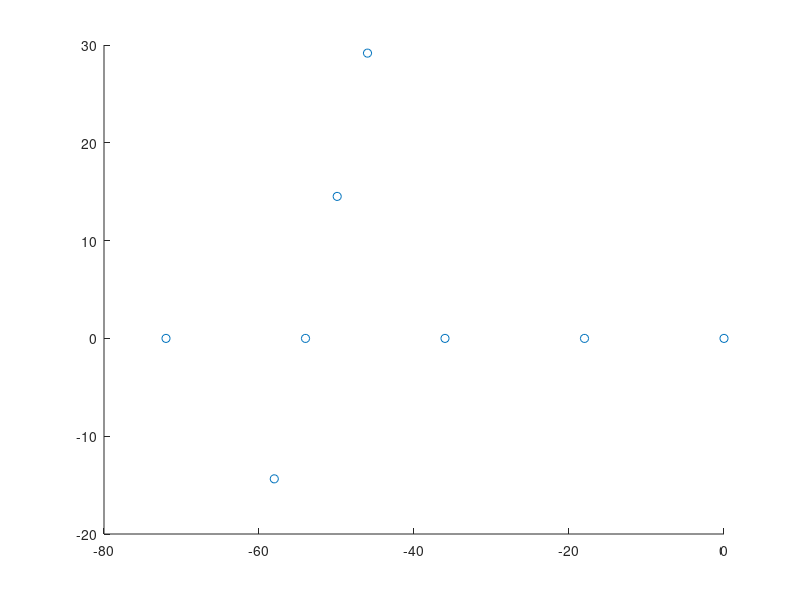

Write the MATLAB code that produced this figure. (Note: this script raises an error after producing the figure.)
% ====== 一维超分辨传统MUSIC算法 ====== %
% =======......2021.06.10......====== %  
clear all;clc;close all;

%%%%%%% ==== ..........参数初始化
f0 = 7.65e6;           %载波频率
w0 = 2*pi*f0;          %载波角频率
c = 3e8;               %光速
Lambda = c/f0;         %载频波长
Snap = 1000;            %快拍数
Snr = 1000;               %信噪比
% ==== 天线阵列位置
AtnX = [-46,0,-18,-36,-54,-72,-49.9099998474121,-58.0299987792969];
AtnY = [29.1700000762939,0,0,0,0,0,14.5200004577637,-14.3599996566772];
scatter(AtnX,AtnY);
[~,NumAtn] = size(AtnX);%阵列数

% ==== 数学模型构建:非相干信号源
Doa  = [30 50 70];     %要估计的角度
NumSource = length(Doa);%信源数
A = A_theta(AtnX,AtnY,NumAtn,w0,Doa);
Nr = zeros(NumAtn,Snap); %加性噪声
% === 非相干信号
Signal = randn(NumSource,Snap)+1j*randn(NumSource,Snap);
X= Snr*A*Signal+Nr;
% ===== 非相干信号源(LFM)
fs = 1e3;
u1 = 1;
u2 = 1.5;
u3 = 2;
t = (0:Snap-1)/fs;
s1=exp(j*2*pi*(f0*t+1/2*u1*t.^2));%产生的线性调频信号1包络(点序列)                                     
s2=exp(j*2*pi*(f0*t+1/2*u2*t.^2));%产生的线性调频信号2包络(点序列)  
s3=exp(j*2*pi*(f0*t+1/2*u3*t.^2));%产生的线性调频信号1包络(点序列)
S = [s1;s2;s3];
X = A*S;
% ===== MUSIC估计
flag =1;        %采用特征值分解
Research = [0 90 1];%开始搜索角度，结束搜索角度，步长
[P,theta] = MUSIC_Tranditon(X,NumSource,NumAtn,Snap,AtnX,AtnY,flag,w0,Research);
% ====== plot,画图
plot(theta*180/pi,10*log10(P/max(P)));
axis([-180 180 -50 +10])
xlabel('入射角/（度）','fontsize',10)
ylabel('Pmusic','fontsize',10)
title('MUSIC非相干信源一维估计')